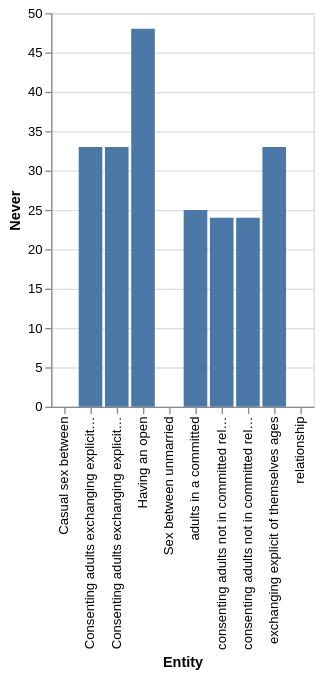

The Vega-Lite source for this figure:
### Vega-Lite specification from a JSON file in a GitHub repository (floating-point values rounded to 4 significant figures)
{"$schema": "https://vega.github.io/schema/vega-lite/v5.json", "description": "Bar chart auto-generated from CSV", "data": {"values": [{"Entity": "Having an open", "Never": "48", "Rarely": "20", "Sometimes": "18", "Always": "14"}, {"Entity": "exchanging explicit of themselves ages", "Never": "33", "Rarely": "17", "Sometimes": "25", "Always": "24"}, {"Entity": "Consenting adults exchanging explicit images of themselves", "Never": "33", "Rarely": "17", "Sometimes": "25", "Always": "24"}, {"Entity": "Consenting adults exchanging explicit of themselves ges", "Never": "33", "Rarely": "17", "Sometimes": "25", "Always": "24"}, {"Entity": "consenting adults not in committed relationship I", "Never": "24", "Rarely": "14", "Sometimes": "32", "Always": "29"}, {"Entity": "consenting adults not in committed relationship a", "Never": "24", "Rarely": "14", "Sometimes": "32", "Always": "29"}, {"Entity": "Casual sex between", "Never": "0", "Rarely": "0", "Sometimes": "0", "Always": "0"}, {"Entity": "relationship", "Never": "0", "Rarely": "0", "Sometimes": "0", "Always": "0"}, {"Entity": "adults in a committed", "Never": "25", "Rarely": "9", "Sometimes": "22", "Always": "43"}, {"Entity": "Sex between unmarried", "Never": "0", "Rarely": "0", "Sometimes": "0", "Always": "0"}]}, "mark": "bar", "encoding": {"x": {"field": "Entity", "type": "ordinal"}, "y": {"field": "Never", "type": "quantitative"}}}
